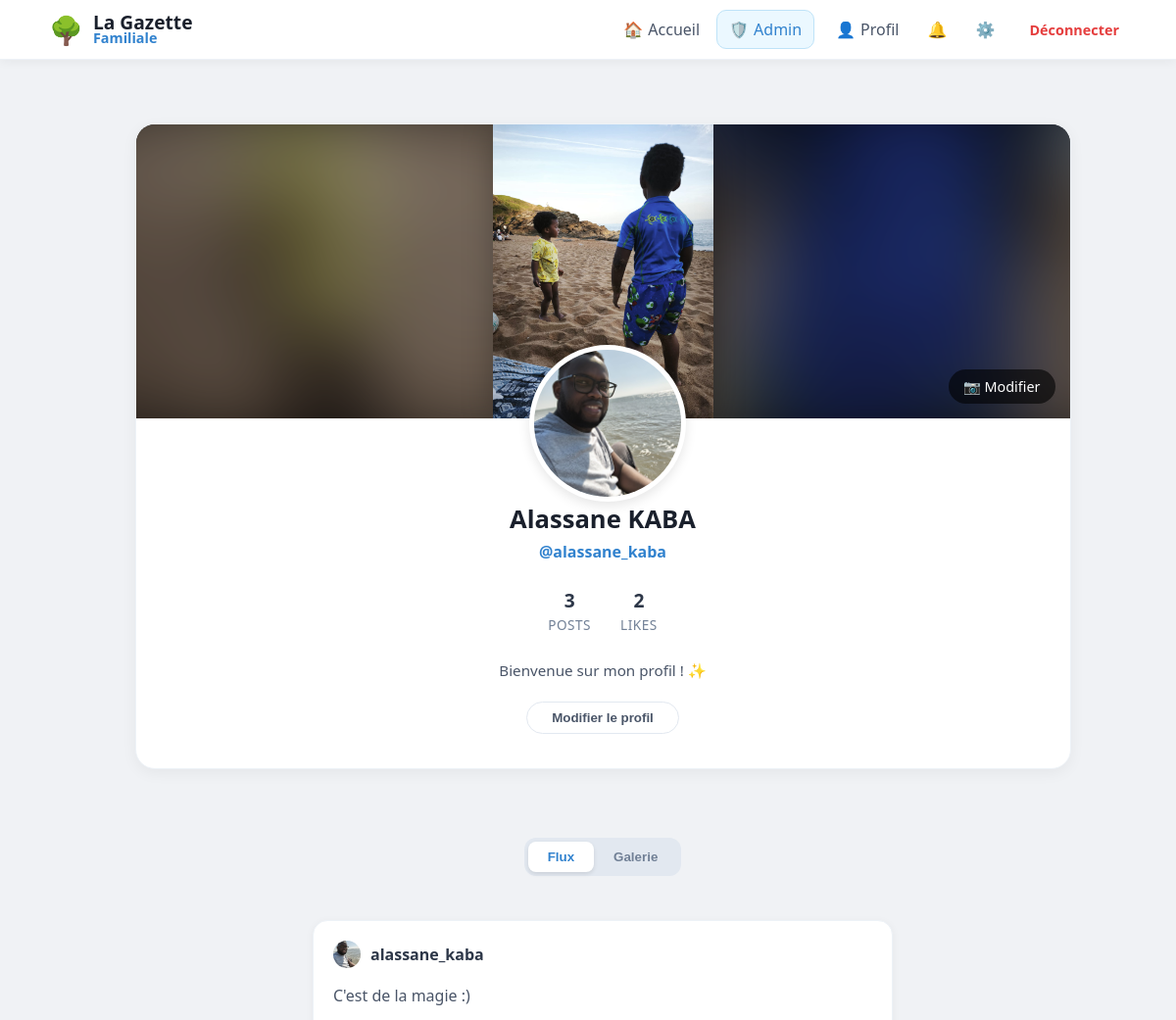
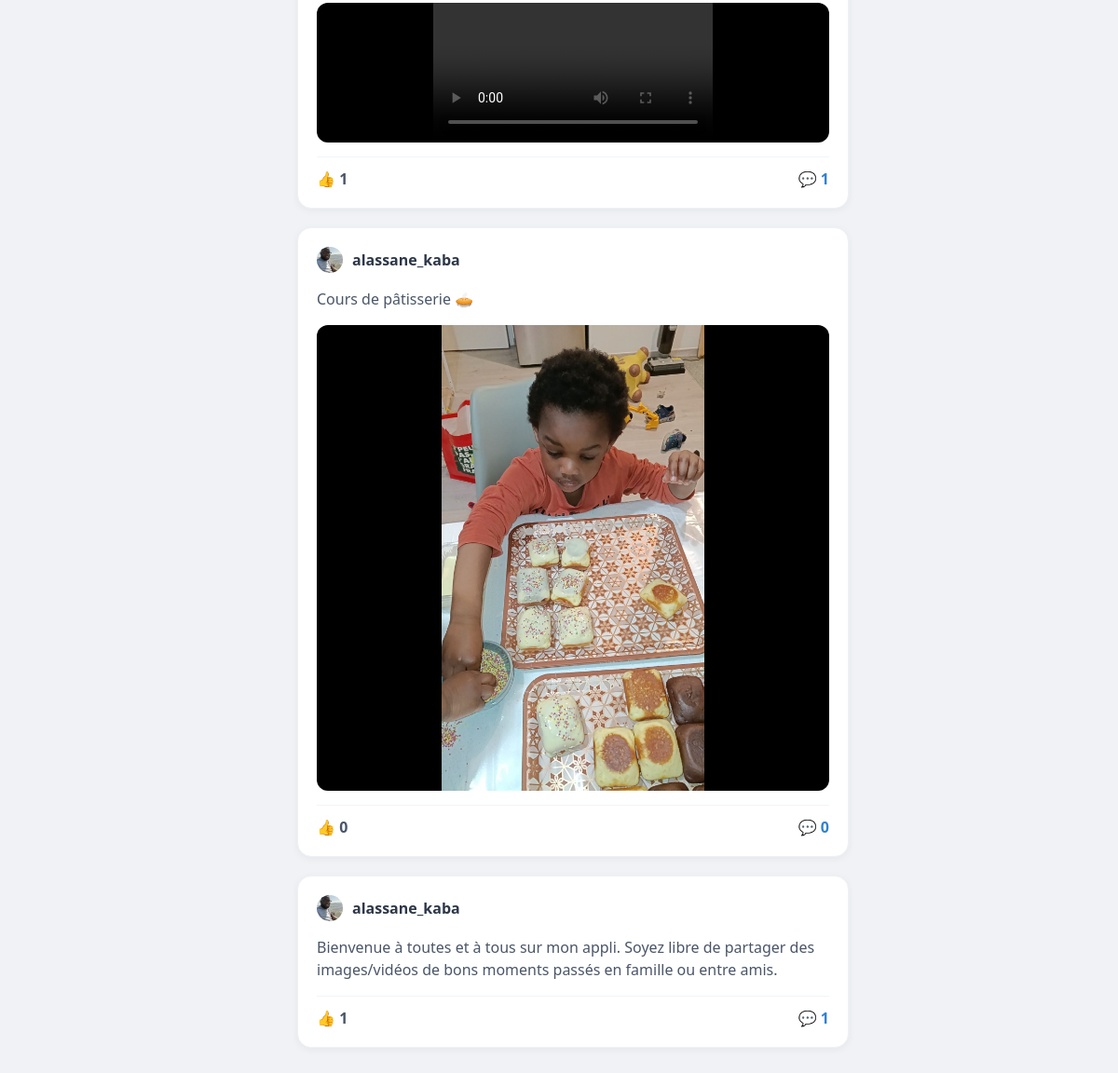
Screenshot of /user/alassane_kaba (signed in) with the database file from the repository (2 pictures, top to bottom).
### tables this page shows
CREATE TABLE users (
                id INTEGER PRIMARY KEY AUTOINCREMENT, 
                email TEXT UNIQUE, 
                firstname TEXT, 
                lastname TEXT, 
                username TEXT UNIQUE, 
                password TEXT, 
                avatar TEXT,
                is_approved INTEGER DEFAULT 0,
                is_admin INTEGER DEFAULT 0
            , cover TEXT);

CREATE TABLE posts (
                id INTEGER PRIMARY KEY AUTOINCREMENT, 
                username TEXT, 
                content TEXT, 
                likes INTEGER DEFAULT 0, 
                image TEXT,
                created_at DATETIME DEFAULT CURRENT_TIMESTAMP
            );

CREATE TABLE post_medias (
                        id INTEGER PRIMARY KEY AUTOINCREMENT,
                        post_id INTEGER,
                        filename TEXT,
                        file_type TEXT, -- 'image' ou 'video'
                        FOREIGN KEY (post_id) REFERENCES posts (id) ON DELETE CASCADE
                    );

### app.py (the view)
@app.route("/user/<username>")
@login_required
def profile(username):
    with get_db() as db:
        user_info = db.execute("SELECT * FROM users WHERE username = ?", (username,)).fetchone()
        if not user_info:
            flash("Utilisateur introuvable", "danger")
            return redirect(url_for('home'))
        posts_query = db.execute("""
            SELECT posts.*, users.avatar AS user_avatar,
                (SELECT COUNT(*) FROM reactions WHERE post_id=posts.id AND type='thumb') as thumbs,
                (SELECT COUNT(*) FROM reactions WHERE post_id=posts.id AND type='heart') as hearts
            FROM posts
            JOIN users ON posts.username = users.username
            WHERE posts.username=?
            ORDER BY posts.id DESC
        """, (username,)).fetchall()
        posts = [dict(row) for row in posts_query]
        for post in posts:
            medias = db.execute("SELECT filename, file_type FROM post_medias WHERE post_id = ?",
                                (post['id'],)).fetchall()
            post['medias'] = [dict(m) for m in medias]
            comments = db.execute("""
                SELECT comments.*, users.avatar AS user_avatar
                FROM comments
                JOIN users ON comments.username = users.username
                WHERE post_id = ?
                ORDER BY created_at ASC
            """, (post['id'],)).fetchall()
            post['comments'] = [dict(c) for c in comments]
        posts_count = len(posts)
        total_reactions = sum((p['thumbs'] or 0) + (p['hearts'] or 0) for p in posts)
    return render_template(
        "profile.html",
        posts=posts,
        user=user_info,
        posts_count=posts_count,
        likes_received=total_reactions
    )

### app.py (called while the page is built)
def get_db():
    db = sqlite3.connect("database.db")
    db.row_factory = sqlite3.Row
    return db

def login_required(f):
    @wraps(f)
    def decorated_function(*args, **kwargs):
        if "user" not in session:
            flash("Veuillez vous connecter pour accéder à cette page.", "info")
            return redirect("/login")
        return f(*args, **kwargs)
    return decorated_function

@app.context_processor
def inject_pending_count():
    if session.get('is_admin'):
        db = get_db()
        count = db.execute("SELECT COUNT(*) as total FROM users WHERE is_approved = 0").fetchone()
        return {'pending_count': count['total']}
    return {'pending_count': 0}

### templates/profile.html (shortened to what this page needs)
{% extends "base.html" %}
{% block content %}
<div class="main-container">
    <div class="profile-header-card">
        <div class="cover-wrapper">
            <div class="cover-main-img"></div>
            {% if session['user'] == user.username %}
                <label for="cover-upload" style="position: absolute; bottom: 15px; right: 15px; background: rgba(0,0,0,0.6); color: white; padding: 8px 15px; border-radius: 20px; cursor: pointer; z-index: 10; font-size: 0.9em;">📷 Modifier</label>
            {% endif %}
        </div>
        <div style="text-align: center; padding-bottom: 25px;">
            <div class="avatar-container">
                <img src="{{ url_for('static', filename='avatars/' + (user.avatar if user.avatar else 'default.png')) }}" class="profile-avatar-img">
            </div>
            <h2 style="margin: 0; font-size: 1.6em; color: #1a202c;">{{ user.firstname }} {{ user.lastname }}</h2>
            <p style="margin: 5px 0 15px 0; color: #3182ce; font-weight: 600;">@{{ user.username }}</p>
            <div class="profile-stats">
                <div class="stat-box">
                    <span class="stat-value">{{ posts|length }}</span>
                    <span class="stat-label">Posts</span>
                </div>
                <div class="stat-box">
                    <span class="stat-value">
                        {% set total_likes = namespace(value=0) %}
                        {% for post in posts %}{% set total_likes.value = total_likes.value + (post.thumbs|int) %}{% endfor %}
                        {{ total_likes.value }}
                    </span>
                    <span class="stat-label">Likes</span>
                </div>
            </div>
            <div class="profile-bio">
                {% if user.bio %}
                    {{ user.bio }}
                {% else %}
                    Bienvenue sur mon profil ! ✨
                {% endif %}
            </div>
            {% if session['user'] == user.username %}
                <button class="edit-profile-btn">Modifier le profil</button>
            {% endif %}
        </div>
    </div>
    <div class="nav-container">
        <div class="modern-nav">
            <button onclick="switchView('feed')" id="btn-feed" class="nav-item-btn active">Flux</button>
            <button onclick="switchView('grid')" id="btn-grid" class="nav-item-btn">Galerie</button>
        </div>
    </div>
    <div style="grid-column: 1 / -1;">
        <div id="view-feed">
            <div style="display: flex; flex-direction: column; align-items: center;">
                {% for post in posts %}
                <div class="post-card">
                    <div style="display: flex; align-items: center; gap: 10px; margin-bottom: 12px;">
                        <img src="{{ url_for('static', filename='avatars/' + post.user_avatar) if post.user_avatar else url_for('static', filename='default.png') }}" class="comment-avatar">
                        <strong style="color: #2d3748;">{{ post.username }}</strong>
                    </div>
                    <p style="color: #4a5568; line-height: 1.5;">{{ post.content }}</p>
                    {% if post.medias %}
                    <div class="media-slider-container">
                        <div id="slider-{{ post.id }}" class="media-slider" data-index="0">
                            {% for media in post.medias %}
                            <div class="slider-item">
                                {% if media.file_type == 'video' %}
                                    <video src="{{ url_for('static', filename='uploads/' + media.filename) }}" controls></video>
                                {% else %}
                                    <img src="{{ url_for('static', filename='uploads/' + media.filename) }}">
                                {% endif %}
                            </div>
                            {% endfor %}
                        </div>
                    </div>
                    {% endif %}
                    <div style="display: flex; justify-content: space-between; margin-top: 15px; border-top: 1px solid #f1f5f9; padding-top: 12px;">
                        <span style="font-weight: 700; color: #4a5568;">👍 {{ post.thumbs or 0 }}</span>
                        <span style="color: #3182ce; cursor: pointer; font-weight: 700;" onclick="toggleComments('{{ post.id }}')">
                            💬 {{ post.comments|length }}
                        </span>
                    </div>
                </div>
                {% endfor %}
            </div>
        </div>
    </div>
</div>
{% endblock %}

### templates/base.html (shortened to what this page needs)
<!DOCTYPE html>
<html lang="fr">
<head>
    <link rel="stylesheet" href="{{ url_for('static', filename='style.css') }}">
</head>
<body>
    <nav class="navbar">
        <div class="nav-content">
            <div class="nav-left">
                <a href="/" style="text-decoration: none; display: flex; align-items: center; gap: 10px;">
                    <span style="font-size: 28px;">🌳</span>
                    <div class="nav-text-container" style="display: flex; flex-direction: column;">
                        <span style="font-size: 1.2em; font-weight: 800; color: #1a202c; line-height: 1;">La Gazette</span>
                        <span style="font-size: 0.9em; font-weight: 600; color: var(--primary); line-height: 1;">Familiale</span>
                    </div>
                </a>
            </div>
            <div class="nav-right" style="display: flex; align-items: center; gap: 5px;">
                <a href="/" class="nav-item">🏠 <span class="nav-text" style="margin-left:5px;">Accueil</span></a>
                {% if session.get("user") %}
                    {% if session.get('is_admin') %}
                    <a href="/admin/users" class="nav-item" style="background: #ebf8ff; color: var(--primary); border: 1px solid #bee3f8; margin-right: 5px;">
                        🛡️ <span class="nav-text" style="margin-left:5px;">Admin</span>
                    </a>
                    {% endif %}
                    <a href="{{ url_for('profile', username=session['user']) }}" class="nav-item">👤 <span class="nav-text" style="margin-left:5px;">Profil</span></a>
                    <a href="/notifications" class="nav-item">🔔</a>
                    <a href="/settings" class="nav-item">⚙️</a>
                    <a href="/logout" style="color: var(--danger); text-decoration: none; font-weight: 700; font-size: 0.9em; margin-left:10px; padding: 8px;">Déconnecter</a>
                {% else %}
                    <a href="/login" class="nav-item">Connexion</a>
                    <a href="/register" style="background: var(--primary); color: white; padding: 8px 16px; border-radius: 10px; text-decoration: none; font-weight: 700; margin-left: 10px;">Rejoindre</a>
                {% endif %}
            </div>
        </div>
    </nav>
    <div class="main-container">
        {% block content %}{% endblock %}
    </div>
</body>
</html>

### static/style.css (style rules this page uses)
body { font-family: 'Segoe UI', system-ui, -apple-system, sans-serif; background: #f0f2f5; margin: 0; color: #1a202c; }
nav { background: white; border-bottom: 1px solid #edf2f7; position: sticky; top: 0; z-index: 1000; }
.post-card { background: white; border-radius: 15px; padding: 20px; margin-bottom: 20px; box-shadow: 0 2px 8px rgba(0,0,0,0.05); border: 1px solid #edf2f7; overflow: hidden; }
.nav-item { display: flex; align-items: center; padding: 8px 12px; border-radius: 10px; text-decoration: none; transition: 0.2s; color: #4a5568; }

### templates/base.html (style rules this page uses)
:root { --bg-color: #f0f2f5; --primary: #3182ce; --text-main: #1a202c; --text-light: #718096; --danger: #e53e3e; --success: #38a169; --info: #3182ce; }
body { background-color: var(--bg-color); margin: 0; font-family: 'Segoe UI', system-ui, -apple-system, sans-serif; }
.navbar { background: white; box-shadow: 0 2px 10px rgba(0,0,0,0.05); padding: 10px 0; position: sticky; top: 0; z-index: 1000; border-bottom: 1px solid #edf2f7; }
.nav-content { max-width: 1100px; margin: 0 auto; padding: 0 20px; display: flex; justify-content: space-between; align-items: center; }
.nav-item { display: flex; align-items: center; padding: 8px 12px; border-radius: 10px; text-decoration: none; color: #4a5568; transition: 0.2s; font-weight: 500; }
.main-container { max-width: 1100px; margin: 0 auto; padding: 20px 15px; display: grid; grid-template-columns: 1fr; gap: 25px; align-items: start; box-sizing: border-box; }
@media (min-width: 900px) { .main-container { grid-template-columns: 280px 650px; justify-content: center; } }

### rows the page displays
users: avatar (picture), firstname "Alassane", lastname "KABA", username "alassane_kaba"
posts: avatar (picture), username "alassane_kaba", content "C'est de la magie :)", thumbs "1", comments|length "1"
posts: avatar (picture), username "alassane_kaba", content "Cours de pâtisserie 🥧", likes "0", comments|length "0"
post_medias: filename (picture)
posts: avatar (picture), username "alassane_kaba", content "Bienvenue à toutes et à tous sur mon appli. Soyez libre de partager des images/vidéos de bons moments passés en famille ou entre amis.", id "1", comments|length "1"

### other values shown
{{ posts|length }} "3"
{{ total_likes.value }} "2"
